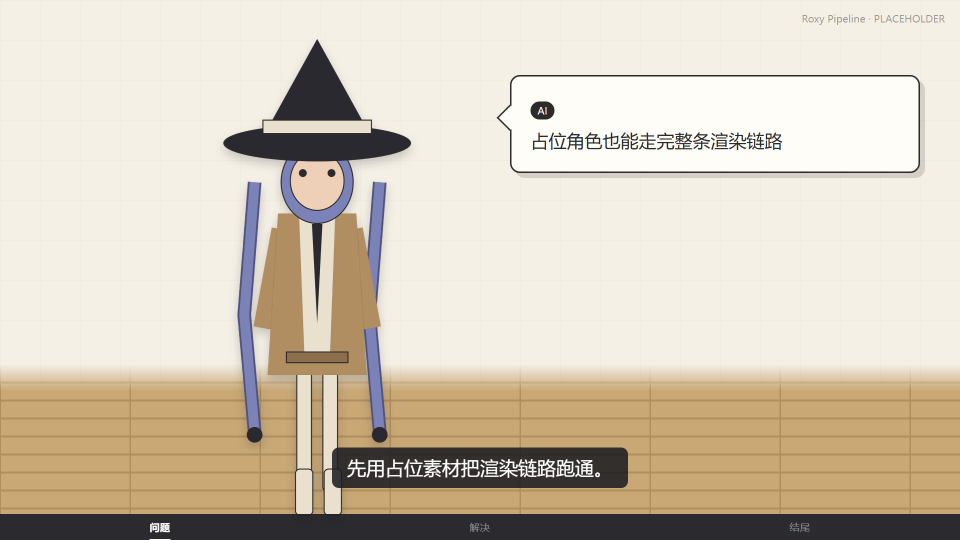
#> input picture tests/golden/placeholder_still.png, 1920 x 1080 px (shown at 1/2 size)
$ python prepare_character_asset.py ../tests/golden/placeholder_still.png out.png
#> lines starting #> are read from the running program, lines starting #| are printed output that depends on the picture; after the words box and inside, x2 and y2 are one past the last pixel; in counts of white or black regions, pixels touching at a corner belong together
#> in main, im is the input picture: PIL image 1920x1080 RGB; mean R, G, B 212.2, 201, 183.9
#!/usr/bin/env python3
"""Normalize a character illustration into a 1080x1920 transparent PNG.

Assumes a clean, near-white background (e.g. ChatGPT image output). Removes only
background connected to the image border, so ivory clothing is preserved.

Usage:
    python scripts/prepare_character_asset.py input.webp output.png
    python scripts/prepare_character_asset.py input.webp output.png --preview preview.png
    python scripts/prepare_character_asset.py input.webp output.png --keep-largest-component
    python scripts/prepare_character_asset.py input.webp output.png --remove-corner-watermark
    python scripts/prepare_character_asset.py input.webp output.png --crop-bottom 160 --keep-largest-component
"""

from __future__ import annotations

import argparse
from pathlib import Path

import numpy as np
from PIL import Image
from scipy import ndimage


def remove_white_background(im: Image.Image, threshold: int = 242) -> Image.Image:
#> called with threshold = 242
    arr = np.asarray(im.convert("RGB"))
    r, g, b = arr[..., 0], arr[..., 1], arr[..., 2]
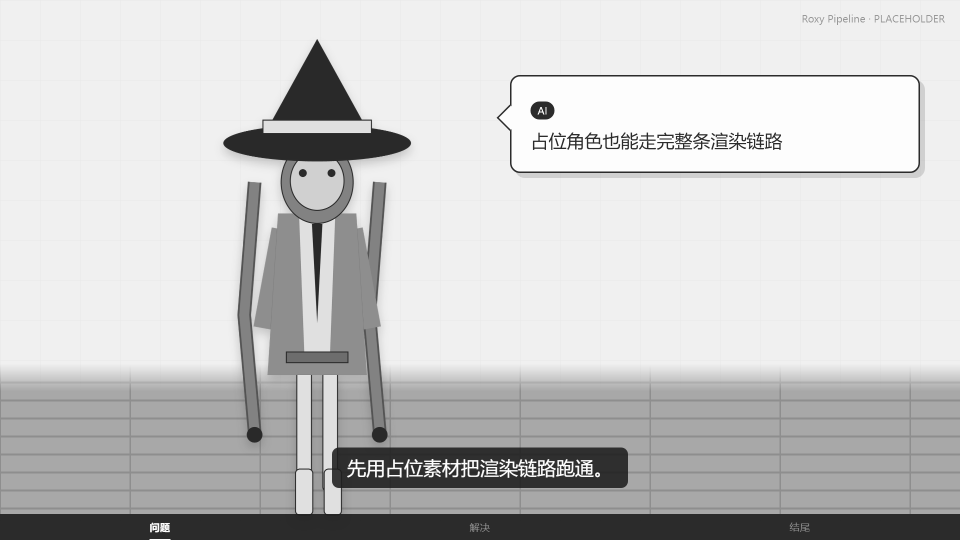
#> g: shape (1080, 1920) (shown at 1/2 size); min 30, max 255, mean 201
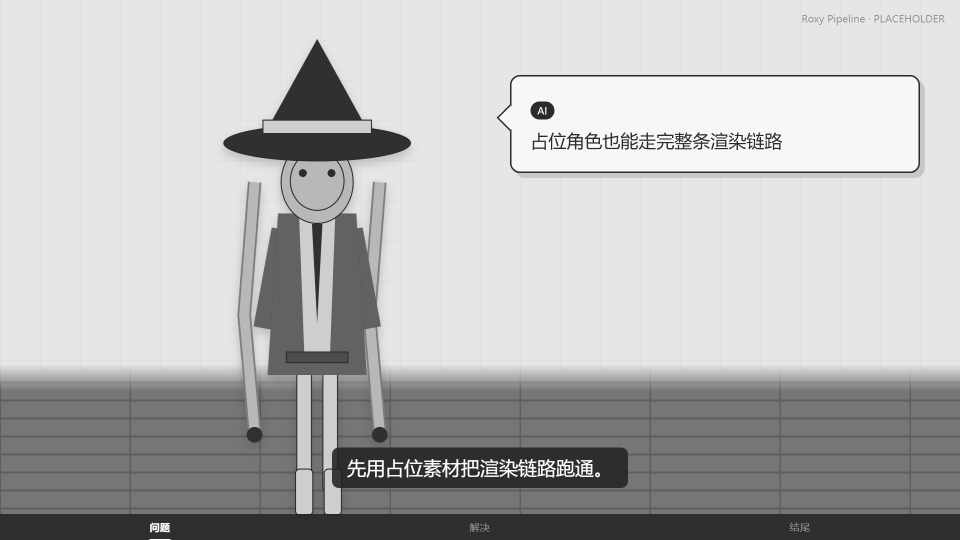
#> b: shape (1080, 1920) (shown at 1/2 size); min 35, max 255, mean 183.9
    spread = arr.max(axis=2).astype(int) - arr.min(axis=2).astype(int)
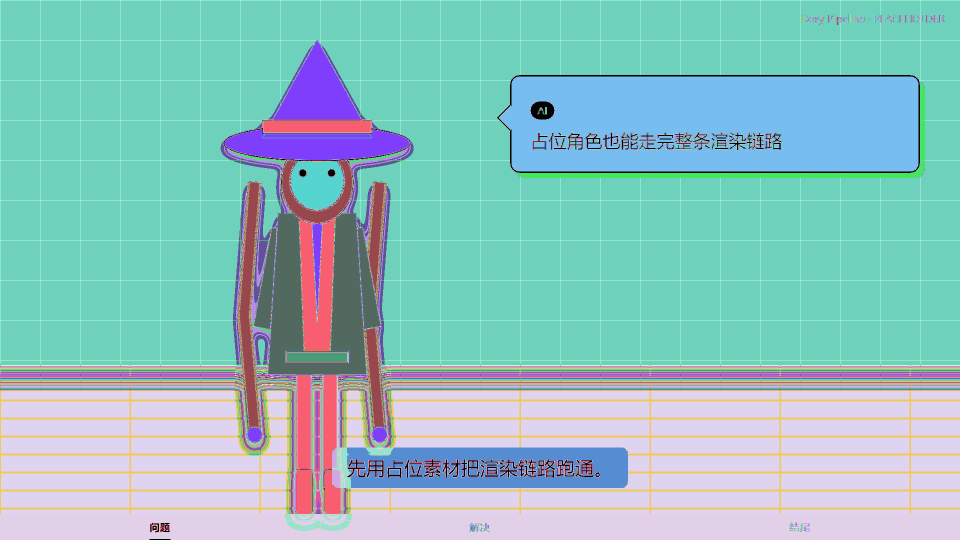
#> spread: shape (1080, 1920) int64 (shown at 1/2 size); 149 distinct labels, from 0 to 178; one colour per label, 0 black
    near_white = (r >= threshold) & (g >= threshold) & (b >= threshold - 4) & (spread <= 8)
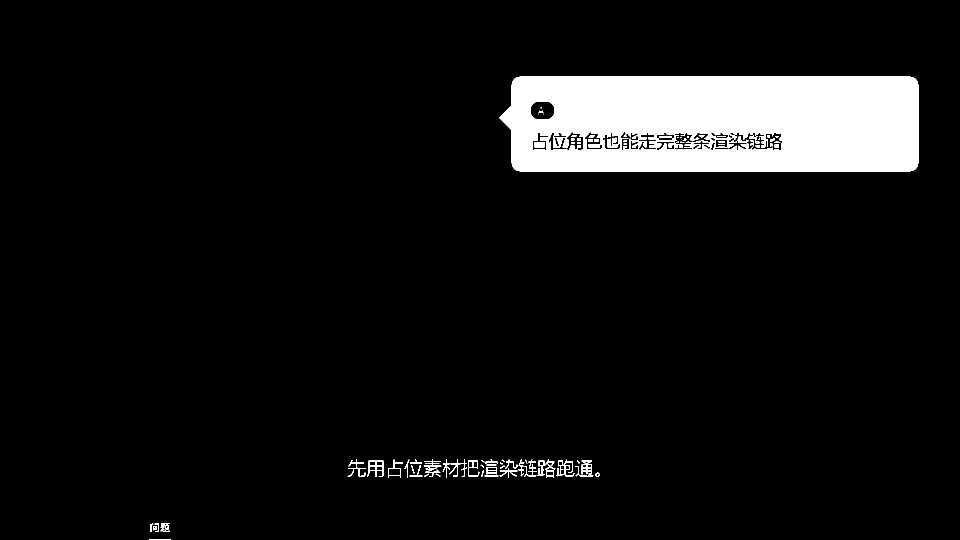
#> near_white: shape (1080, 1920) bool (shown at 1/2 size); 7.2% white; 86 white regions (24 under 20 px), largest, box (x1, y1, x2, y2) and area: (998, 153, 1837, 343) 143877, (1113, 919, 1149, 953) 395, (734, 921, 767, 954) 387

    labels, _ = ndimage.label(near_white)
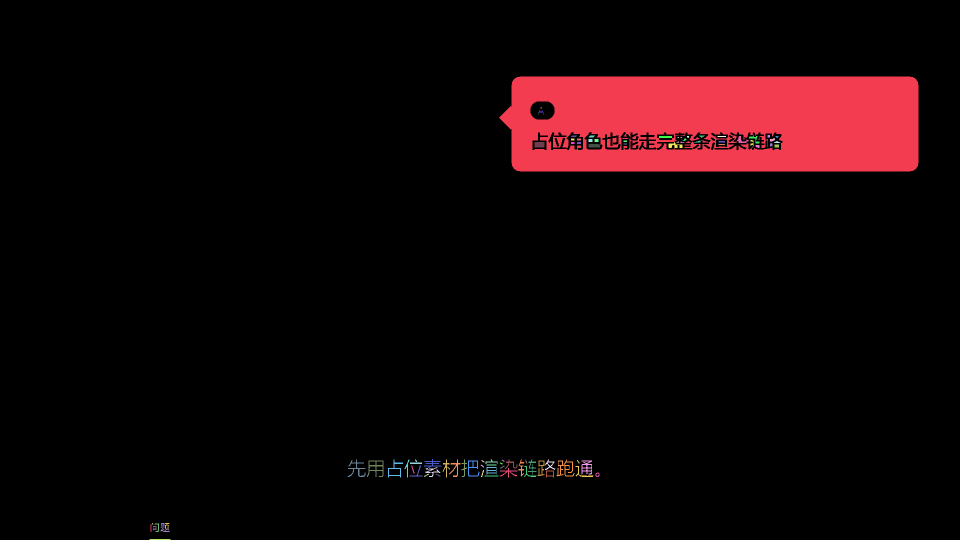
#> labels: shape (1080, 1920) int32 (shown at 1/2 size); 100 distinct labels, from 0 to 99; one colour per label, 0 black
    border_labels = (
        set(labels[0, :])
        | set(labels[-1, :])
        | set(labels[:, 0])
        | set(labels[:, -1])
    )
#> border_labels = 2 items
    # label 0 is every pixel that is not near-white; never treat it as background
    border_labels.discard(0)
    background = np.isin(labels, list(border_labels))
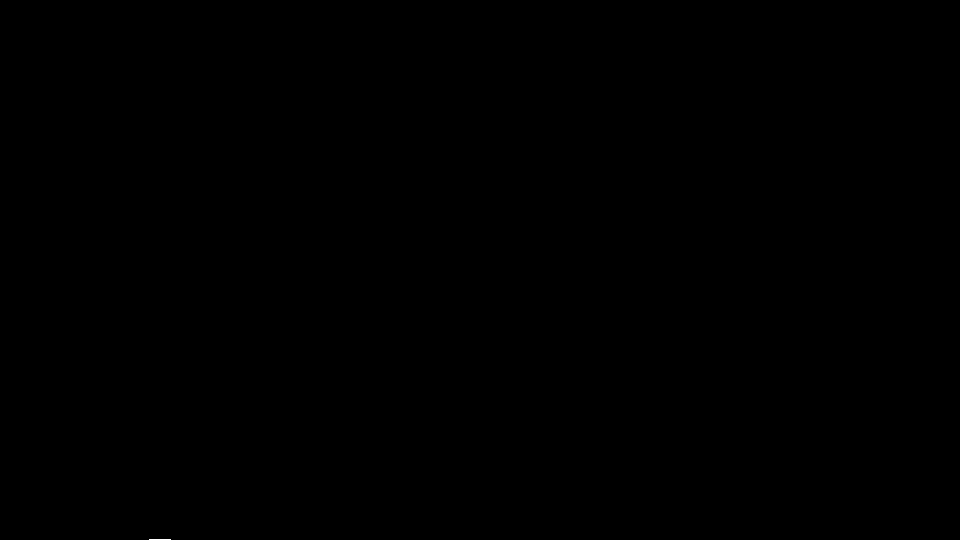
#> background: shape (1080, 1920) bool (shown at 1/2 size); 0% white; 1 white region, box (x1, y1, x2, y2) and area: (299, 1078, 341, 1080) 84
    # Remove the anti-aliased white fringe, but keep dark outlines and tinted clothing.
    halo = ndimage.binary_dilation(background, iterations=2) & (arr.min(axis=2) > 225)
    background |= halo

    alpha = np.where(background, 0, 255).astype(np.uint8)
    return Image.fromarray(np.dstack([arr, alpha]), "RGBA")


# [51 lines left out: functions keep_largest_component, remove_corner_watermark, not called in this run]


def fit_canvas(
    im: Image.Image,
    canvas: tuple[int, int],
    top_margin: int,
    bottom_padding: int = 0,
) -> Image.Image:
#> called with canvas = (1080, 1920), top_margin = 60, bottom_padding = 0
    alpha = np.asarray(im)[..., 3]
    ys, xs = np.where(alpha > 0)
    if len(xs) == 0:
        raise SystemExit("no foreground pixels left after background removal")
    bbox = (int(xs.min()), int(ys.min()), int(xs.max()) + 1, int(ys.max()) + 1)
#> bbox = (0, 0, 1920, 1080)
    crop = im.crop(bbox)
    cw, ch = crop.size
#> cw = 1920; ch = 1080
    max_w, max_h = canvas[0], canvas[1] - top_margin - bottom_padding
    scale = min(max_w / cw, max_h / ch)
#> scale = 0.562
    nw, nh = max(1, round(cw * scale)), max(1, round(ch * scale))
#> nw = 1080; nh = 608
    resized = crop.resize((nw, nh), Image.LANCZOS)
    out = Image.new("RGBA", canvas, (0, 0, 0, 0))
#> out: PIL image 1080x1920 RGBA; every value is 0
    x = (canvas[0] - nw) // 2
#> x = 0
    y = canvas[1] - bottom_padding - nh
#> y = 1312
    out.alpha_composite(resized, (x, y))
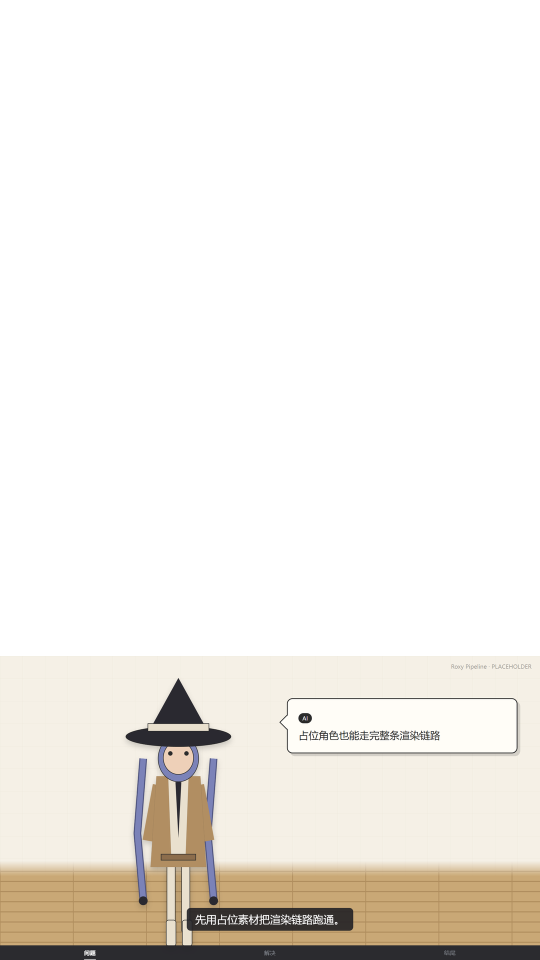
#> out: PIL image 1080x1920 RGBA (shown at 1/2 size); mean R, G, B, A 67.2, 63.6, 58.2, 80.7; transparent parts drawn white
    return out


def main() -> None:
    parser = argparse.ArgumentParser()
    parser.add_argument("input", type=Path)
    parser.add_argument("output", type=Path)
    parser.add_argument("--canvas", default="1080x1920")
    parser.add_argument("--top-margin", type=int, default=60)
    parser.add_argument(
        "--bottom-padding",
        type=int,
        default=0,
        help="keep space below the lowest pixel (use for jump/air poses)",
    )
    parser.add_argument("--threshold", type=int, default=242)
    parser.add_argument(
        "--keep-largest-component",
        action="store_true",
        help="drop small isolated foreground elements such as a corner watermark",
    )
    parser.add_argument(
        "--remove-corner-watermark",
        action="store_true",
        help="erase a light bottom-right watermark that overlaps the character",
    )
    parser.add_argument(
        "--crop-bottom",
        type=int,
        default=0,
        help="crop this many pixels from the bottom before processing (watermark-safe)",
    )
    parser.add_argument("--preview", type=Path, help="optional paper-background preview")
    parser.add_argument(
        "--tight",
        action="store_true",
        help="save a tight crop instead of 1080x1920 (for scene/prop assets)",
    )
    args = parser.parse_args()

    width, height = (int(x) for x in args.canvas.lower().split("x"))
    im = Image.open(args.input).convert("RGB")
    if args.crop_bottom:
        im = im.crop((0, 0, im.width, im.height - args.crop_bottom))
    rgba = remove_white_background(im, args.threshold)
    if args.remove_corner_watermark:
        rgba = remove_corner_watermark(rgba)
    if args.keep_largest_component:
        rgba = keep_largest_component(rgba)
    if args.tight:
        alpha = np.asarray(rgba)[..., 3]
        ys, xs = np.where(alpha > 0)
        if len(xs) == 0:
            raise SystemExit("no foreground pixels left after background removal")
        result = rgba.crop((int(xs.min()), int(ys.min()), int(xs.max()) + 1, int(ys.max()) + 1))
    else:
        result = fit_canvas(rgba, (width, height), args.top_margin, args.bottom_padding)
    args.output.parent.mkdir(parents=True, exist_ok=True)
    result.save(args.output)
    print(f"saved {args.output} {result.size}")
#| saved out.png (1080, 1920)

    if args.preview:
        paper = Image.new("RGBA", result.size, (245, 240, 230, 255))
        paper.alpha_composite(result)
        args.preview.parent.mkdir(parents=True, exist_ok=True)
        paper.convert("RGB").save(args.preview)
        print(f"preview {args.preview}")


if __name__ == "__main__":
    main()
